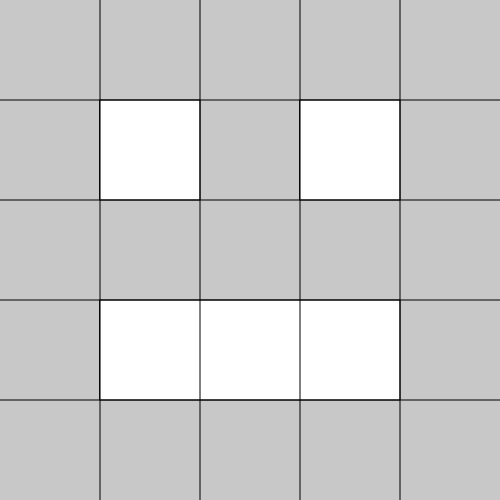
Frame 1 (no input)
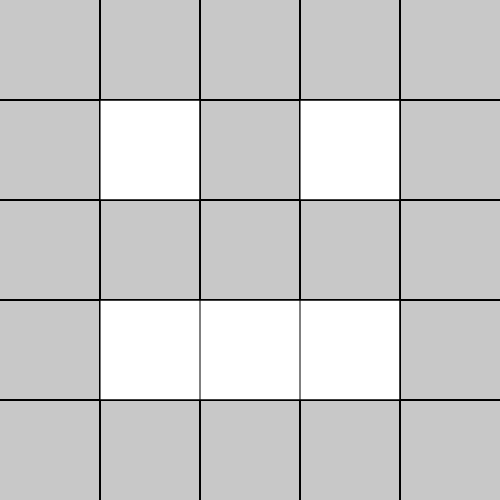
Frame 60 (no input)
Frame 120 (the mouse pressed at the canvas centre since frame 60): identical to frame 60, image omitted

The p5.js sketch that drew these frames (run headless with seeded random() and noise() and a simulated clock; from frame 60 on, the mouse is pressed at the canvas centre):

// p5.js sketch
// ── sketch.js
function setup() {
 createCanvas(500,500);
 background(200)

}

function draw() {



//사각형 그리기 
rect(100,100,100,100);
rect(300,100,100,100);
rect(100,300,300,100);

//가로 선 귿기 
line(100,0,100,500);
line(200,0,200,500);
line(300,0,300,500);
line(400,0,400,500);

//세로 선 귿기 
line(0,100,500,100);
line(0,200,500,200);
line(0,300,500,300);
line(0,400,500,400);
 

}
